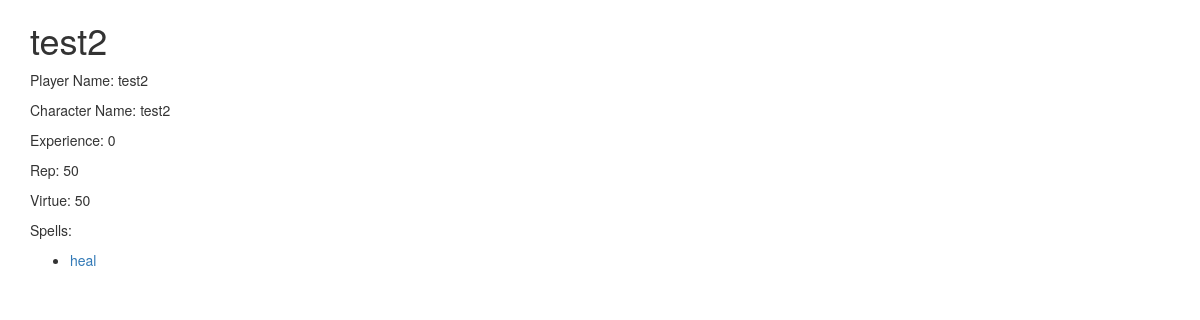
Page /ros/characters/2 on the earlier database version.
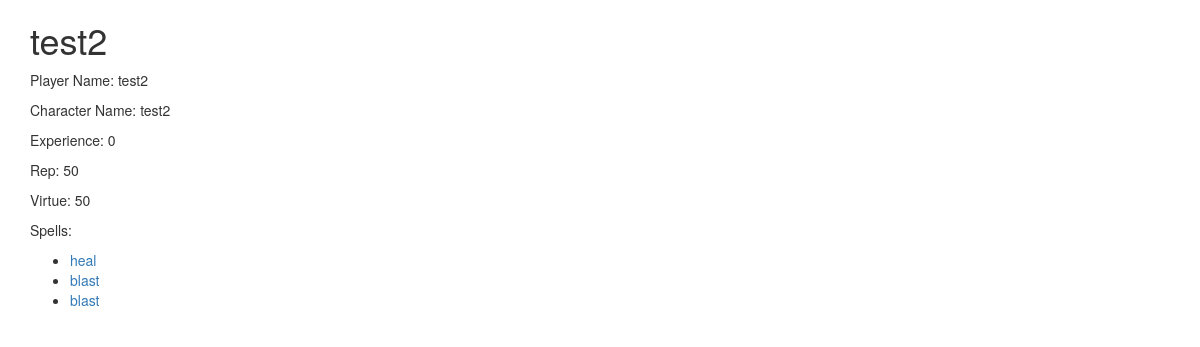
Same page on the later database version.
### ros/models.py (models this page shows, shortened)
class Character(models.Model):
    playerName = models.CharField(
        max_length=50,
        validators=[MinLengthValidator(2, "Name must be greater than 1 character")]
    )
    CharacterName = models.CharField(
        max_length=50,
        validators=[MinLengthValidator(2, "Name must be greater than 1 character")]
    )
    virtue = models.IntegerField(default=50)
    rep = models.IntegerField(default=50)
    xp = models.IntegerField(default=0)
    creatureType = models.ForeignKey(Creature, null=True, on_delete=models.SET_NULL)
    spells = models.ManyToManyField(Spell, through='CharacterSpell', verbose_name="list of spells")
    skills = models.ManyToManyField(Skill, through='CharacterSkill', verbose_name="list of skills")

class CharacterSpell(models.Model):
    character = models.ForeignKey(Character, on_delete=models.CASCADE)
    spell = models.ForeignKey(Spell, on_delete=models.CASCADE)
    level = models.IntegerField(default=0)

class Spell(models.Model):
    name = models.CharField(
        max_length=50,
        validators=[MinLengthValidator(2, "spell must be greater than 1 character")]
    )
    def __str__(self):
        return self.name

### ros/views.py (the view)
# urls.py: path('characters/<int:pk>', views.CharacterDetailView.as_view(), name='character_detail'),
class CharacterDetailView(OwnerDetailView):
    model = Character
    template_name = "ros/character_detail.html"
    def get(self, request, pk) :
        x = Character.objects.get(id=pk)
        y = CharacterSpell.objects.all()
        context = {'character': x,
                   'spells': y}
        return render(request, self.template_name, context)

### ros/templates/ros/character_detail.html (shortened to what this page needs)
<!DOCTYPE html>
<html lang="en">
<head>
{% extends "base_bootstrap.html" %}
{% block content %}
<h1>{{character.CharacterName}}</h1>
</head>
<body>
<p>Player Name: {{character.playerName}}</p>
<p>Character Name: {{character.CharacterName}}</p>
<p>Experience: {{character.xp}}</p>
<p>Rep: {{character.rep}}</p>
<p>Virtue: {{character.virtue}}</p>
<p>Spells: </p>
<p>
<ul>
  {% for spell in spells %}
    <li>
        <a href="{% url 'ros:spell_detail' spell.id %}">{{ spell.spell }}</a>
    </li>
  {% endfor %}
</ul>
</p>
</body>
{% endblock %}

### home/templates/base_bootstrap.html (shortened to what this page needs)
<!DOCTYPE html>
<html>
<head>
<link rel="stylesheet"
    href="https://maxcdn.bootstrapcdn.com/bootstrap/3.4.1/css/bootstrap.min.css"
>
<link rel="stylesheet"
    href="https://maxcdn.bootstrapcdn.com/bootstrap/3.4.1/css/bootstrap-theme.min.css"
>
<link rel="stylesheet"
    href="https://code.jquery.com/ui/1.12.1/themes/ui-lightness/jquery-ui.css"
>
<link rel="stylesheet" href="https://use.fontawesome.com/releases/v5.8.1/css/all.css">
<link rel="stylesheet" href="https://use.fontawesome.com/releases/v5.8.1/css/v4-shims.css">
</head>
<body>
<div class="container">
{% block content %}
{% endblock %}
</body>
</html>

Differences in the rows shown:
added CharacterSpell: spell "blast"
added CharacterSpell: spell "blast"
